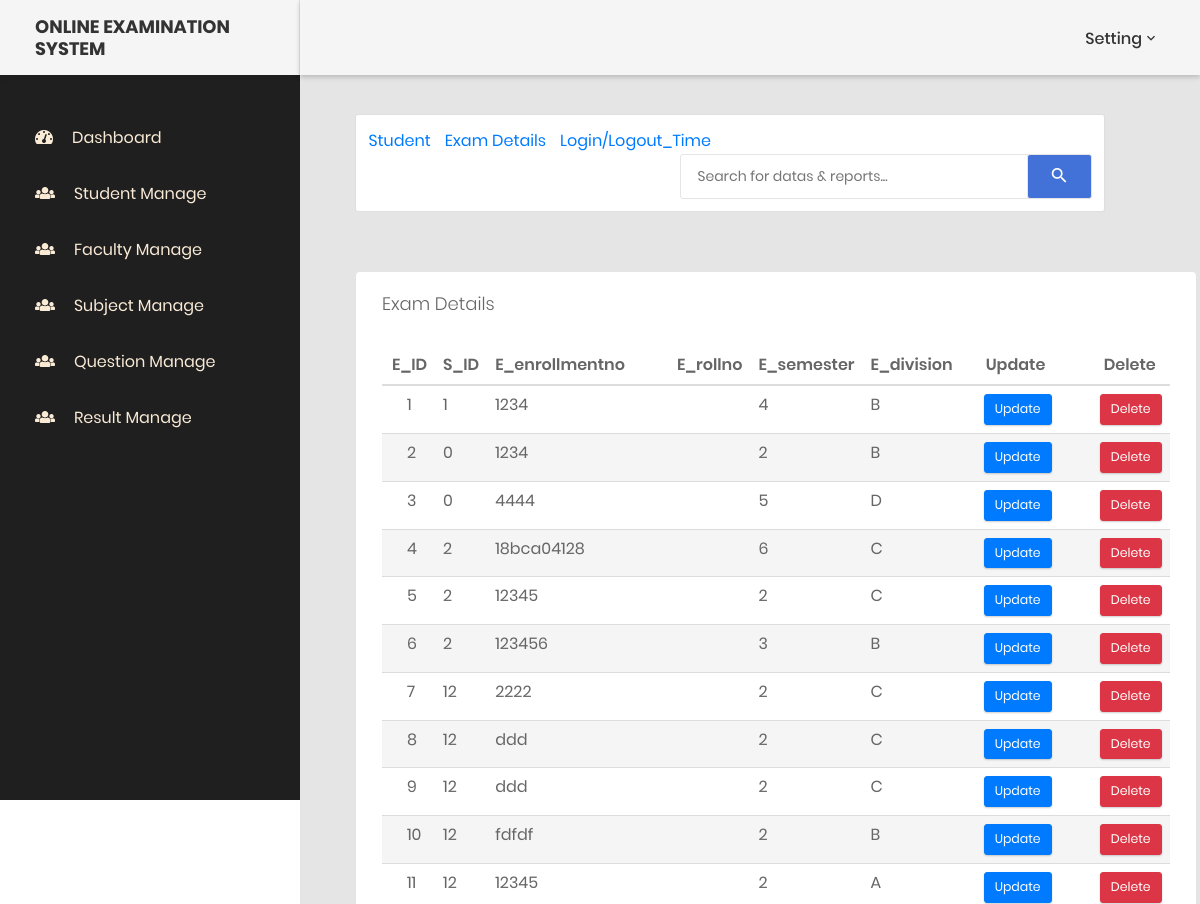
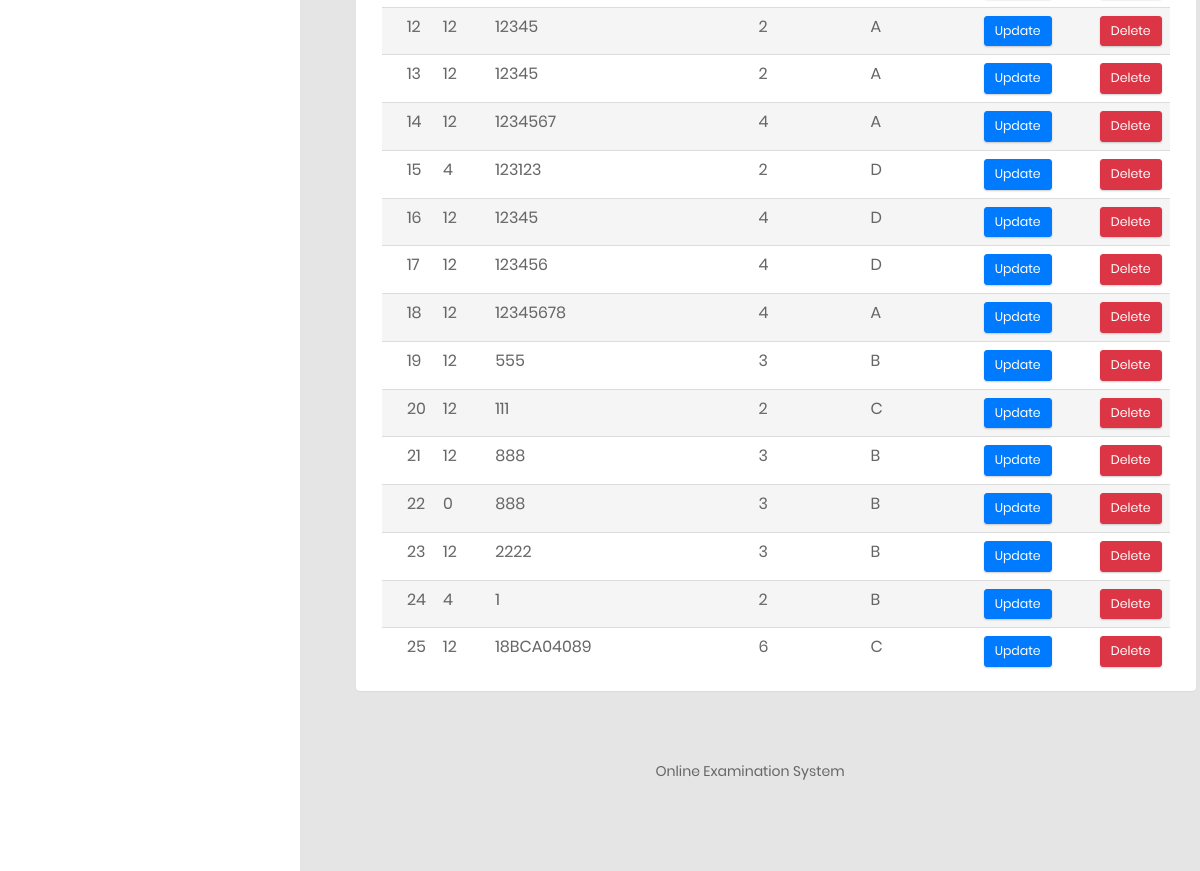
Page /admin/exam_detail.php on the committed database (2 pictures, top to bottom).
### tables this page shows
CREATE TABLE `exam_detail_master` (
  `E_id` int(10) NOT NULL,
  `S_id` int(10) NOT NULL,
  `E_enrollmentno` varchar(20) NOT NULL,
  `E_semester` varchar(10) NOT NULL,
  `E_division` varchar(10) NOT NULL
);

### admin/exam_detail.php (the view, shortened to what this page needs)
<!DOCTYPE html>
<html lang="en">
<head>
   <link rel="stylesheet" href="assets/bootstrap.min.css">
   <link rel="stylesheet" href="assets/style.css">
   <link rel="stylesheet" href="assets/main.css">
   <link rel="stylesheet" href="https://maxcdn.bootstrapcdn.com/bootstrap/3.4.1/css/bootstrap.min.css">
</head>
<?php include "header.php"; ?>
<?php
include "../connection.php";
if(isset($_POST['submit'])){
    $search = $_POST['search'];
    $result = mysqli_query($con, "SELECT * FROM exam_detail_master WHERE S_id=$search");
     $count = mysqli_num_rows($result);
    }
else{
    $select = "SELECT * FROM exam_detail_master";
    $result = mysqli_query($con,$select);
    $count = mysqli_num_rows($result);
}
?>
<body class="animsition">
<?php include "sidebar.php"; ?>
        <div class="page-container">
             <div class="main-content" id="main-content">
                <div class="section__content section__content--p30">
                    <div id="container-fluid" class="container-fluid">
							<div class="col-lg-12" id="header">
								<div class="card">
									<div class="card-body" >
                                    <ul class="list-inline">
                                        <li><a href="student.php">Student</a></li>
                                        <li><a href="exam_detail.php">Exam Details</a></li>
                                        <li><a href="stu_time.php">Login/Logout_Time</a></li>
                                        <form class="form-header pull-right" action="" method="POST">
                                <input class="au-input au-input--xl" type="text" name="search" placeholder="Search for datas &amp; reports..." />
                                <button class="au-btn--submit" type="submit" name="submit">
                                    <i class="zmdi zmdi-search"></i>
                                </button>
                            </form>
                                    </ul>
									</div>
								</div>
							</div>
						</div>
                    <div class="row m-t-30">
                    <div class="row">
                    <div class="col-md-12" id="table">
							<div class="panel" id="panel">
								<div class="panel-heading">
									<h3 class="panel-title">Exam Details</h3>
								</div>
								<div class="panel-body">
									<table class="table table-striped">
										<thead>
											<tr>
                                                <th id="sid">E_ID</th>
												<th>S_ID</th>
												<th>E_enrollmentno</th>
												<th id="head1">E_rollno</th>
												<th>E_semester</th>
                                                <th>E_division</th>
                                                <th id="head">Update</th>
                                                <th id="head1">Delete</th>
											</tr>
										</thead>
										<tbody>
                                        <?php
                                        if($count > 0) {
                                            while($data = mysqli_fetch_assoc($result)){
                                        ?>
                                            <tr>
                                                <td><?php echo $data['E_id']; ?></td>
                                                <td><?php echo $data['S_id']; ?></td>
                                                <td><?php echo $data['E_enrollmentno']; ?></td>
                                                <td><?php echo $data['E_rollno']; ?></td>
                                                <td><?php echo $data['E_semester']; ?></td>
                                                <td><?php echo $data['E_division']; ?></td>
                                                <td>
                                                <div class="card-body" id="btn">
                                                <button type="button"  class="btn btn-primary btn-lg" data-toggle="modal" name="update" data-target="#exampleModalCenter"><a href="exam_update.php?eid=<?php echo $data['E_id'];?>" name="update" class="text-white">Update</a></button>
                                                </div>
                                               </td>
                                               <td>
                                               <div class="card-body" id="btn">
                                            <button type="button" name="delete"  class="btn btn-danger btn-lg"><a href="exam_delete.php?eid=<?php echo $data['E_id'];?>" class="text-white">Delete</a></button>
                                               </td>
                                               </div>
                                            </tr>
                                           <?php
                                    }
                                            }
                                           ?>
   <?php include "footer.php"; ?>
</body>
</html>

### admin/assets/main.css (style rules this page uses)
html { position: relative; min-height: 100%; }
body { background-color: #F3F5F8; font-family: "Source Sans Pro", sans-serif; font-size: 15px; color: #676a6d; }
a { color: #3287B2; }
th { font-weight: 600; }
.main-content { padding: 28px 10px; }
.btn { -webkit-border-radius: 2px; -moz-border-radius: 2px; border-radius: 2px; -moz-box-shadow: 0px 1px 2px 0 rgba(0, 0, 0, 0.2); -webkit-box-shadow: 0px 1px 2px 0 rgba(0, 0, 0, 0.2); box-shadow: 0px 1px 2px 0 rgba(0, 0, 0, 0.2); padding: 6px 22px; }
.btn-group-lg > .btn, .btn-lg { padding: 10px 28px; }
.btn-primary { background-color: #00AAFF; border-color: #00a0f0; }
.panel { -webkit-border-radius: 3px; -moz-border-radius: 3px; border-radius: 3px; -moz-box-shadow: 0 2px 6px rgba(0, 0, 0, 0.08); -webkit-box-shadow: 0 2px 6px rgba(0, 0, 0, 0.08); box-shadow: 0 2px 6px rgba(0, 0, 0, 0.08); background-color: #fff; margin-bottom: 30px; }
.panel .panel-heading, .panel .panel-body, .panel .panel-footer { padding-left: 25px; padding-right: 25px; }
.panel .panel-heading { padding-top: 20px; padding-bottom: 20px; position: relative; }
.panel .panel-heading .panel-title { margin: 0; font-size: 18px; font-weight: 300; }
.panel .panel-body { padding-top: 10px; padding-bottom: 15px; }
.panel .table > thead > tr > td:first-child, .panel .table > thead > tr > th:first-child, .panel .table > tbody > tr > td:first-child, .panel .table > tbody > tr > th:first-child, .panel .table > tfoot > tr > td:first-child, .panel .table > tfoot > tr > th:first-child { padding-left: 25px; }
.panel .table > thead > tr > td:last-child, .panel .table > thead > tr > th:last-child, .panel .table > tbody > tr > td:last-child, .panel .table > tbody > tr > th:last-child, .panel .table > tfoot > tr > td:last-child, .panel .table > tfoot > tr > th:last-child { padding-left: 25px; }

### admin/exam_detail.php (style rules this page uses)
#main-content { padding-top: 10px !important; min-height: 100vh; }
#head { padding-left: 25px !important; }
#head1 { padding-left: 44px !important; }
#sid { padding-left: 10px !important; }
#btn { padding: 0px !important; padding-left: 15px!important; }
#container-fluid { padding-left: 0px !important; }
#header { padding-right: 40px!important; }
#table { padding-left: 46px !important; }

### rows in the picture
exam_detail_master: E_id "1", S "1", E_enrollmentno "1234", E_semester "4", E_division "B"
exam_detail_master: E_id "2", S "0", E_enrollmentno "1234", E_semester "2", E_division "B"
exam_detail_master: E_id "3", S "0", E_enrollmentno "4444", E_semester "5", E_division "D"
exam_detail_master: E_id "4", S "2", E_enrollmentno "18bca04128", E_semester "6", E_division "C"
exam_detail_master: E_id "5", S "2", E_enrollmentno "12345", E_semester "2", E_division "C"
exam_detail_master: E_id "6", S "2", E_enrollmentno "123456", E_semester "3", E_division "B"
exam_detail_master: E_id "7", S "12", E_enrollmentno "2222", E_semester "2", E_division "C"
exam_detail_master: E_id "8", S "12", E_enrollmentno "ddd", E_semester "2", E_division "C"
exam_detail_master: E_id "9", S "12", E_enrollmentno "ddd", E_semester "2", E_division "C"
exam_detail_master: E_id "10", S "12", E_enrollmentno "fdfdf", E_semester "2", E_division "B"
exam_detail_master: E_id "11", S "12", E_enrollmentno "12345", E_semester "2", E_division "A"
exam_detail_master: E_id "12", S "12", E_enrollmentno "12345", E_semester "2", E_division "A"
exam_detail_master: E_id "13", S "12", E_enrollmentno "12345", E_semester "2", E_division "A"
exam_detail_master: E_id "14", S "12", E_enrollmentno "1234567", E_semester "4", E_division "A"
exam_detail_master: E_id "15", S "4", E_enrollmentno "123123", E_semester "2", E_division "D"
exam_detail_master: E_id "16", S "12", E_enrollmentno "12345", E_semester "4", E_division "D"
exam_detail_master: E_id "17", S "12", E_enrollmentno "123456", E_semester "4", E_division "D"
exam_detail_master: E_id "18", S "12", E_enrollmentno "12345678", E_semester "4", E_division "A"
exam_detail_master: E_id "19", S "12", E_enrollmentno "555", E_semester "3", E_division "B"
exam_detail_master: E_id "20", S "12", E_enrollmentno "111", E_semester "2", E_division "C"
exam_detail_master: E_id "21", S "12", E_enrollmentno "888", E_semester "3", E_division "B"
exam_detail_master: E_id "22", S "0", E_enrollmentno "888", E_semester "3", E_division "B"
exam_detail_master: E_id "23", S "12", E_enrollmentno "2222", E_semester "3", E_division "B"
exam_detail_master: E_id "24", S "4", E_enrollmentno "1", E_semester "2", E_division "B"
exam_detail_master: E_id "25", S "12", E_enrollmentno "18BCA04089", E_semester "6", E_division "C"
